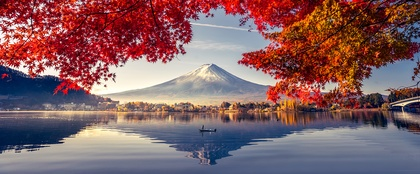
%> input picture Assignment11/Image.jpg, 420 x 174 px, shrunk from 1601 x 664 before the run
$ octave code.m   (GNU Octave 9; MATLAB toolbox functions it lacks are replaced by stand-ins)
%> lines starting %> are read from the running program, lines starting %| are printed output that depends on the picture
clc;
clear all;
close all;

Image=(imread('Image.jpg'));
%> Image is the input picture: size 174x420x3 uint8; mean R, G, B 131.7, 95.2, 99

% Converting colour image to grayscale image
r = Image(:,:,1);
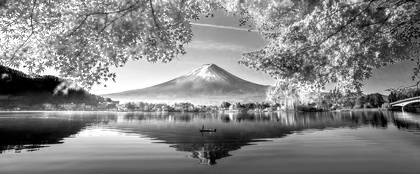
%> r: size 174x420 uint8; min 0, max 255, mean 131.7
g = Image(:,:,2);
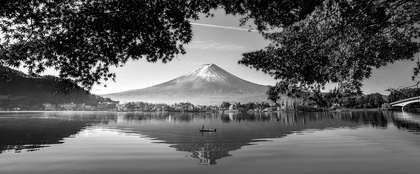
%> g: size 174x420 uint8; min 0, max 255, mean 95.2
b = Image(:,:,3);
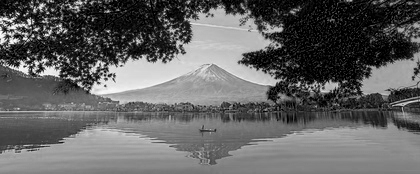
%> b: size 174x420 uint8; min 0, max 255, mean 99
gray = double(uint8(double(r/3)+double(g/3)+double(b/3)));
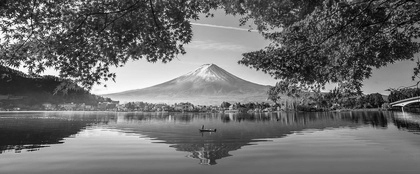
%> gray: size 174x420 double; min 3, max 254, mean 108.6

figure;
subplot(2,1,1);
imshow(Image); title('Original Image');

In=gray;
mask1=[1, 0, -1;1, 0, -1;1, 0, -1];
mask2=[1, 1, 1;0, 0, 0;-1, -1, -1];
mask3=[0, -1, -1;1, 0, -1;1, 1, 0];
mask4=[1, 1, 0;1, 0, -1;0, -1, -1];

mask1=flipud(mask1);
mask1=fliplr(mask1);
mask2=flipud(mask2);
mask2=fliplr(mask2);
mask3=flipud(mask3);
mask3=fliplr(mask3);
mask4=flipud(mask4);
mask4=fliplr(mask4);

for i=2:size(gray, 1)-1
	for j=2:size(gray, 2)-1
		neighbour_matrix1=mask1.*In(i-1:i+1, j-1:j+1);
		avg_value1=sum(neighbour_matrix1(:));

		neighbour_matrix2=mask2.*In(i-1:i+1, j-1:j+1);
		avg_value2=sum(neighbour_matrix2(:));

		neighbour_matrix3=mask3.*In(i-1:i+1, j-1:j+1);
		avg_value3=sum(neighbour_matrix3(:));

		neighbour_matrix4=mask4.*In(i-1:i+1, j-1:j+1);
		avg_value4=sum(neighbour_matrix4(:));

		%using max function for detection of final edges
		I(i, j)=max([avg_value1, avg_value2, avg_value3, avg_value4]);

	end
end
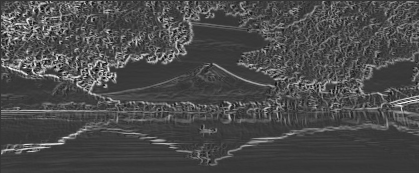
%> I: size 173x419 double; min -150, max 546, mean 56.6; drawn with min black and max white

subplot(2,1,2);
imshow(uint8(I));
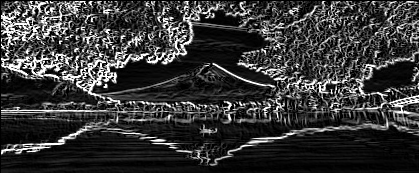
%> displayed picture: size 173x419, on the screen's scale of 0 to 255; min 0, max 255, mean 56
title('Edge Detected Image');
